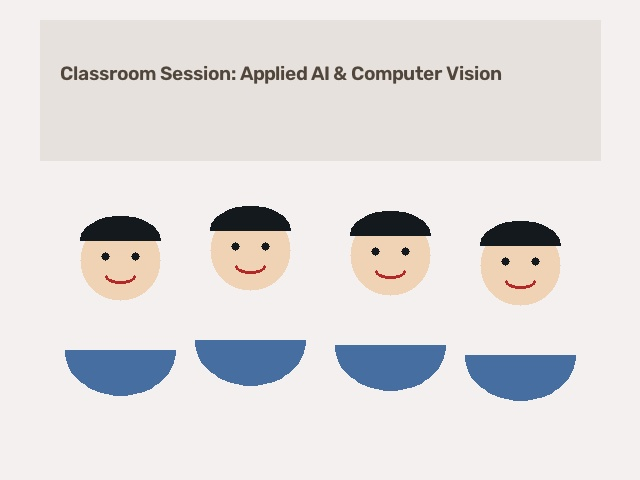
#> input picture assets/samples/classroom_sample.jpg, 640 x 480 px
$ python -i vision_tracker.py   (imports and definitions only)
#> lines starting #> are read from the running program, lines starting #| are printed output that depends on the picture; after the words box and inside, x2 and y2 are one past the last pixel; in counts of white or black regions, pixels touching at a corner belong together
#> further down, picture is the input picture: shape (480, 640, 3); mean B, G, R 221.1, 221.6, 224.8
"""
Automated Presence-Based Attendance & Visual Attention Tracker
Epic 2 & Epic 4 Computer Vision Pipeline

Features:
- Dual-Engine Face Detection (MediaPipe Task API with OpenCV Haar Cascade fallback)
- Real-time Centroid & Spatial Tracking with persistent Track IDs
- Sustained Presence Attendance Logic (>70% session duration threshold)
- Hallway Pass-through Filtering (prevents transitory visitors from getting false attendance marks)
- Head Pose & Posture Slump Evaluation (Forward Attention vs Distraction/Drowsiness)
"""

import os
import math
import time
from typing import Dict, List, Tuple, Any, Optional
import numpy as np
import cv2
import pandas as pd


class CentroidTracker:
    """
    Associates bounding boxes across frames to maintain persistent participant IDs.
    """
    # [95 lines left out: functions __init__, register, deregister, update, not called in this run]


class VisionAttendanceTracker:
    """
    Multimodal presence and attentiveness tracker operating 100% on the local edge.
    """
    def __init__(self, model_asset_path: str = "assets/blaze_face_short_range.tflite",
                 haar_cascade_path: str = "assets/haarcascade_frontalface_default.xml",
                 eye_cascade_path: str = "assets/haarcascade_eye.xml"):
        self.model_asset_path = model_asset_path
        self.haar_cascade_path = haar_cascade_path
        self.eye_cascade_path = eye_cascade_path
        self.mp_detector = None
        self.face_cascade = None
        self.eye_cascade = None
        self.detector_type = "None"
        self._init_detectors()

    def _init_detectors(self):
        # 1. Attempt MediaPipe Face Detector initialization
        if os.path.exists(self.model_asset_path):
            try:
                import mediapipe as mp
                from mediapipe.tasks import python
                from mediapipe.tasks.python import vision

                base_options = python.BaseOptions(model_asset_path=self.model_asset_path)
                options = vision.FaceDetectorOptions(base_options=base_options, min_detection_confidence=0.45)
                self.mp_detector = vision.FaceDetector.create_from_options(options)
                self.detector_type = "MediaPipe BlazeFace (Edge TFLite)"
                return
            except Exception:
                self.mp_detector = None

        # 2. Fallback to OpenCV Haar Cascade
        if os.path.exists(self.haar_cascade_path):
            try:
                self.face_cascade = cv2.CascadeClassifier(self.haar_cascade_path)
                if os.path.exists(self.eye_cascade_path):
                    self.eye_cascade = cv2.CascadeClassifier(self.eye_cascade_path)
                self.detector_type = "OpenCV Haar Cascade (Offline Edge)"
                return
            except Exception:
                self.face_cascade = None

        self.detector_type = "Heuristic Geometric Simulator"

    def detect_and_estimate_attentiveness(self, frame_bgr: np.ndarray) -> List[Dict[str, Any]]:
        """
        Detects faces in frame and infers head orientation & posture attentiveness.
        Returns list of detection dicts: bbox, centroid, attentiveness_score (0-100),
        head_pose ('Forward', 'Looking Away', 'Slumped'), confidence.
        """
        h, w = frame_bgr.shape[:2]
#> h = 480; w = 640
        detections = []

        # Strategy A: MediaPipe Detector
        if self.mp_detector is not None:
            try:
                import mediapipe as mp
                frame_rgb = cv2.cvtColor(frame_bgr, cv2.COLOR_BGR2RGB)
                mp_img = mp.Image(image_format=mp.ImageFormat.SRGB, data=frame_rgb)
                results = self.mp_detector.detect(mp_img)

                for det in results.detections:
                    box = det.bounding_box
                    bx = max(0, int(box.origin_x))
                    by = max(0, int(box.origin_y))
                    bw = min(w - bx, int(box.width))
                    bh = min(h - by, int(box.height))
                    conf = float(det.categories[0].score) if det.categories else 0.85

                    # Keypoints: 0=right eye, 1=left eye, 2=nose tip, 3=mouth, 4=right ear, 5=left ear
                    attentiveness_score = 80.0
                    head_pose = "Forward (Engaged)"
                    posture = "Upright"

                    if len(det.keypoints) >= 4:
                        re = det.keypoints[0]  # right eye (normalized x,y)
                        le = det.keypoints[1]  # left eye
                        nose = det.keypoints[2]

                        # Yaw estimation via eye-to-nose symmetry
                        eye_dist = abs(le.x - re.x) + 1e-6
                        nose_offset = (nose.x - min(re.x, le.x)) / eye_dist
                        yaw_deviation = abs(nose_offset - 0.5)

                        # Pitch estimation via vertical eye-to-nose vs nose-to-mouth
                        mouth = det.keypoints[3]
                        eye_y = (re.y + le.y) / 2.0
                        total_span = abs(mouth.y - eye_y) + 1e-6
                        nose_y_ratio = (nose.y - eye_y) / total_span

                        if yaw_deviation > 0.22:
                            head_pose = "Looking Away (Distracted)"
                            attentiveness_score = max(20.0, 75.0 - yaw_deviation * 160.0)
                        elif nose_y_ratio > 0.70 or by > h * 0.65:
                            head_pose = "Downward Tilt / Slumped"
                            posture = "Slumping"
                            attentiveness_score = 35.0
                        else:
                            head_pose = "Forward (Engaged)"
                            attentiveness_score = min(98.0, 85.0 + (0.22 - yaw_deviation) * 50.0)

                    detections.append({
                        "bbox": (bx, by, bw, bh),
                        "centroid": (int(bx + bw / 2), int(by + bh / 2)),
                        "confidence": conf,
                        "attentiveness_score": round(attentiveness_score, 1),
                        "head_pose": head_pose,
                        "posture": posture
                    })
                if detections:
                    return detections
            except Exception:
                pass

        # Strategy B: OpenCV Haar Cascade
        if self.face_cascade is not None:
            gray = cv2.cvtColor(frame_bgr, cv2.COLOR_BGR2GRAY)
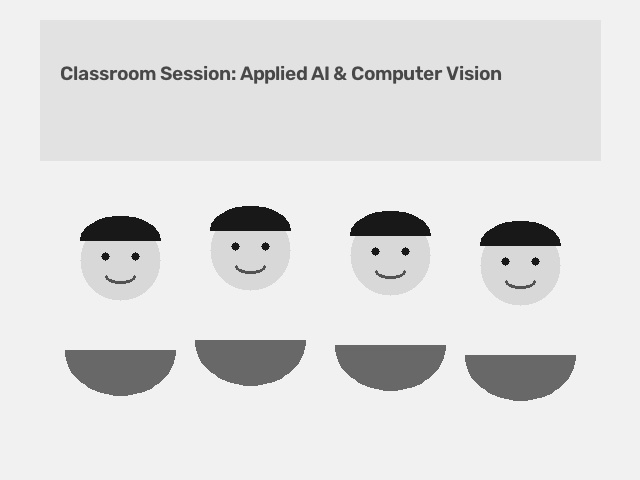
#> gray: shape (480, 640); min 17, max 247, mean 222.4
            faces = self.face_cascade.detectMultiScale(gray, scaleFactor=1.15, minNeighbors=4, minSize=(40, 40))
#> faces = ()
            for (bx, by, bw, bh) in faces:
                face_roi_gray = gray[by:by+bh, bx:bx+bw]
                eyes = []
                if self.eye_cascade is not None:
                    eyes = self.eye_cascade.detectMultiScale(face_roi_gray, scaleFactor=1.1, minNeighbors=3, minSize=(15, 15))

                # Heuristic: 2 detected eyes indicates direct forward orientation
                if len(eyes) >= 2:
                    head_pose = "Forward (Engaged)"
                    attentiveness_score = 88.0
                    posture = "Upright"
                elif len(eyes) == 1:
                    head_pose = "Slight Turn (Partial Focus)"
                    attentiveness_score = 65.0
                    posture = "Upright"
                else:
                    head_pose = "Averted Gaze / Tilted"
                    attentiveness_score = 42.0
                    posture = "Slumped" if (by + bh) > h * 0.75 else "Neutral"

                detections.append({
                    "bbox": (int(bx), int(by), int(bw), int(bh)),
                    "centroid": (int(bx + bw / 2), int(by + bh / 2)),
                    "confidence": 0.80,
                    "attentiveness_score": attentiveness_score,
                    "head_pose": head_pose,
                    "posture": posture
                })
#> this loop made 0 passes
#> after the loop, detections = []
            if detections:
                return detections

        # Strategy C: Geometric Fallback for synthetic/classroom diagram images
        # If no real photographic face is found (e.g. synthetic drawing), detect skin-tone circles/contours
        if not detections:
            hsv = cv2.cvtColor(frame_bgr, cv2.COLOR_BGR2HSV)
#> hsv: shape (480, 640, 3); mean H, S, V 18.8, 18.5, 229.7
            # Detect face-like skin tones or head regions
            mask = cv2.inRange(hsv, np.array([0, 15, 60]), np.array([25, 180, 255]))
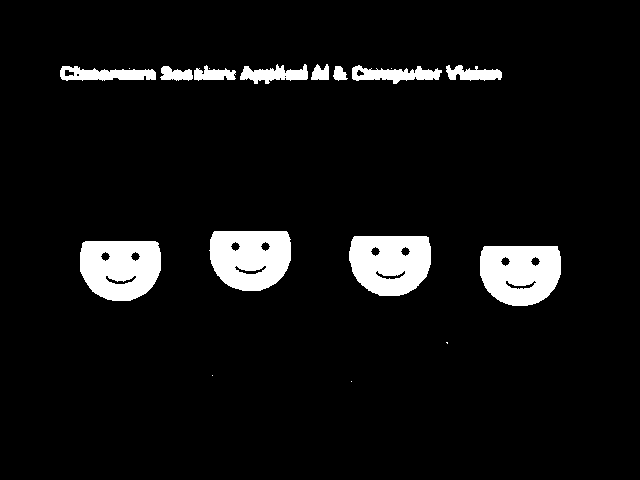
#> mask: shape (480, 640); 6.7% white; 18 white regions (6 under 20 px)
            contours, _ = cv2.findContours(mask, cv2.RETR_EXTERNAL, cv2.CHAIN_APPROX_SIMPLE)
#> contours = 18 contours, 6 with area under 20; largest, box (x1, y1, x2, y2) and area: (349, 236, 431, 296) 4085, (209, 231, 291, 291) 4084, (80, 241, 161, 301) 4074, (480, 246, 561, 306) 4069, (60, 66, 156, 81) 901
            for cnt in contours:
                area = cv2.contourArea(cnt)
                if 1200 < area < 40000:
                    bx, by, bw, bh = cv2.boundingRect(cnt)
                    aspect = float(bw) / float(bh)
                    if 0.6 <= aspect <= 1.5:
                        detections.append({
                            "bbox": (int(bx), int(by), int(bw), int(bh)),
                            "centroid": (int(bx + bw / 2), int(by + bh / 2)),
                            "confidence": 0.75,
                            "attentiveness_score": 82.0,
                            "head_pose": "Forward (Engaged)",
                            "posture": "Upright"
                        })
#> this loop made 18 passes
#> (area, bx, by, bw, aspect) on passes 4 to 7: (4069, 480, 246, 81, 1.35), (4073.5, 80, 241, 81, 1.35), (4085, 349, 236, 82, 1.37), (4084.5, 209, 231, 82, 1.37)
#> area on passes 11 to 16: 125.5, 295, 901, 502.5, 854.5, 357
#> after the loop, detections = 4 items
            if detections:
                return detections

        return detections

    # [121 lines left out: functions annotate_frame, calculate_sustained_attendance, not called in this run]

>>> import cv2
>>> picture = cv2.imread('../assets/samples/classroom_sample.jpg')
>>> result = VisionAttendanceTracker().detect_and_estimate_attentiveness(picture)
#> result = 4 items
